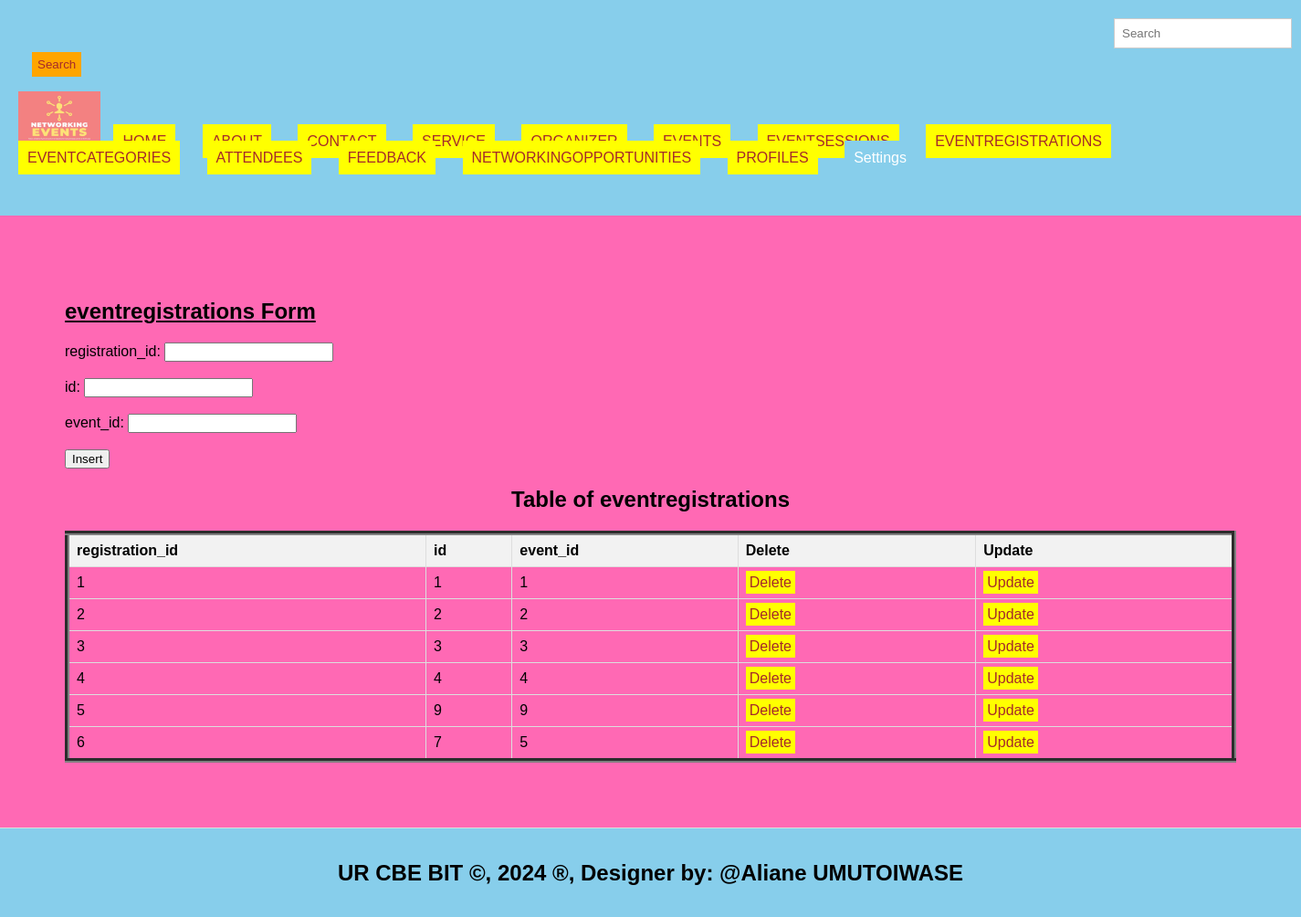
/eventregistrations.php, run on the app's committed database.
### tables this page shows
CREATE TABLE `eventregistrations` (
  `registration_id` int(11) NOT NULL,
  `id` int(11) DEFAULT NULL,
  `event_id` int(11) DEFAULT NULL
);

### eventregistrations.php (the view, shortened to what this page needs)
<!DOCTYPE html>
<html lang="en">
<head>
  <link rel="stylesheet" type="text/css" href="style.css" title="style 1" media="screen, tv, projection, handheld, print"/>
  </head>
  <header>
<body bgcolor="hotpink">
  <form class="d-flex" role="search" action="search.php">
      <input class="form-control me-2" type="search" placeholder="Search" aria-label="Search" name="query">
      <button class="btn btn-outline-success" type="submit">Search</button>
    </form>
  <ul style="list-style-type: none; padding: 0;">
    <li style="display: inline; margin-right: 10px;">
    <img src="./images/logo.jpg" width="90" height="60" alt="Logo">
  </li>
    <li style="display: inline; margin-right: 10px;"><a href="./home.html">HOME</a>
  </li>
    <li style="display: inline; margin-right: 10px;"><a href="./about.html">ABOUT</a>
  </li>
    <li style="display: inline; margin-right: 10px;"><a href="./contact.html">CONTACT</a>
  </li>
    <li style="display: inline; margin-right: 10px;"><a href="./Service.html">SERVICE</a>
  </li>
    <li style="display: inline; margin-right: 10px;"><a href="./organizer.php">ORGANIZER</a>
  </li>
    <li style="display: inline; margin-right: 10px;"><a href="./events.php">EVENTS</a>
  </li>
    <li style="display: inline; margin-right: 10px;"><a href="./eventsessions.php">EVENTSESSIONS</a>
  </li>
    <li style="display: inline; margin-right: 10px;"><a href="./eventregistrations.php">EVENTREGISTRATIONS</a>
  </li>
    <li style="display: inline; margin-right: 10px;"><a href="./eventcategories.php">EVENTCATEGORIES</a>
  </li>
    <li style="display: inline; margin-right: 10px;"><a href="./attendees.php">ATTENDEES</a>
  </li>
    <li style="display: inline; margin-right: 10px;"><a href="./feedback.php">FEEDBACK</a>
  </li>
    <li style="display: inline; margin-right: 10px;"><a href="./networking_opportunities.php">NETWORKINGOPPORTUNITIES</a>
  </li>
  <li style="display: inline; margin-right: 10px;"><a href="./profiles.php">PROFILES</a>
  </li>
    <li class="dropdown" style="display: inline; margin-right: 10px;">
      <a href="#" style="padding: 10px; color: white; background-color: skyblue; text-decoration: none; margin-right: 15px;">Settings</a>
    </li><br><br>
  </ul>
</header>
<section>
    <h1><u> eventregistrations Form </u></h1>
    <form method="post" onsubmit="return confirmInsert();">
        <label for="rid">registration_id:</label>
        <input type="number" id="rid" name="rid"><br><br>
        <label for="uid">id:</label>
        <input type="text" id="uid" name="uid"><br><br>
        <label for="eid">event_id:</label>
        <input type="text" id="eid" name="eid" required><br><br>
        <input type="submit" name="add" value="Insert">
    </form>
<!DOCTYPE html>
<html>
<head>
</head>
<body>
    <center><h2>Table of eventregistrations</h2></center>
    <table border="5">
        <tr>
            <th>registration_id</th>
            <th> id</th>
            <th>event_id </th>
            <th>Delete</th>
            <th>Update</th>
        </tr>
        <?php
     include('database_connection.php');
        $sql = "SELECT * FROM eventregistrations";
        $result = $connection->query($sql);
        if ($result->num_rows > 0) {
            while ($row = $result->fetch_assoc()) {
                $rid = $row['registration_id'];
                echo "<tr>
                    <td>" . $row['registration_id'] . "</td>
                    <td>" . $row['id'] . "</td>
                    <td>" . $row['event_id'] . "</td>
                    <td><a style='padding:4px' href='delete_eventregistrations.php?CustomerID=$rid'>Delete</a></td>
                    <td><a style='padding:4px' href='update_eventregistrations.php?CustomerID=$rid'>Update</a></td>
                </tr>";
            }
        } else {
            echo "<tr><td colspan='6'>No data found</td></tr>";
        }
        ?>
    </table>
</body>
    </section>
<footer>
  <center>
    <marquee behavior='alternate'>
    <b><h2>UR CBE BIT &copy, 2024 &reg, Designer by: @Aliane UMUTOIWASE</h2></b>
  </marquee>
  </center>
</footer>
</body>
</html>

### style.css (style rules this page uses)
body { font-family: Arial, sans-serif; margin: 0; padding: 0; }
.form-control { padding: 8px; margin-left: 4px; border: 1px solid #ccc; }
.btn { padding: 6px; background-color: orange; color: brown; border: none; }
.dropdown { position: relative; display: inline; margin-right: 10px; }
body { font-family: Arial,sans-serif; margin:0; padding:0; }
header { background-color:skyblue; padding: 20px; }
.dropdown { position: right; display:right; direction:rtl; }
section { padding:28px; border-bottom: 1px solid #ddd; }
footer { text-align: center; padding: 15px; background-color:skyblue; }

### eventregistrations.php (style rules this page uses)
a { padding: 10px; color: white; background-color: yellow; text-decoration: none; margin-right: 15px; }
a:link { color: brown; }
button.btn { margin-left: 15px; margin-top: 4px; }
input.form-control { margin-left: 1200px; padding: 8px; }
header { background-color:skyblue; }
section { padding:71px; border-bottom: 1px solid #ddd; }
footer { text-align: center; padding: 15px; background-color:skyblue; }
table { width: 100%; border-collapse: collapse; }
th, td { border: 1px solid #ddd; padding: 8px; text-align: left; }
th { background-color: #f2f2f2; }

### data on the page
eventregistrations: registration_id "1", id "1", event "1"
eventregistrations: registration_id "2", id "2", event "2"
eventregistrations: registration_id "3", id "3", event "3"
eventregistrations: registration_id "4", id "4", event "4"
eventregistrations: registration_id "5", id "9", event "9"
eventregistrations: registration_id "6", id "7", event "5"
